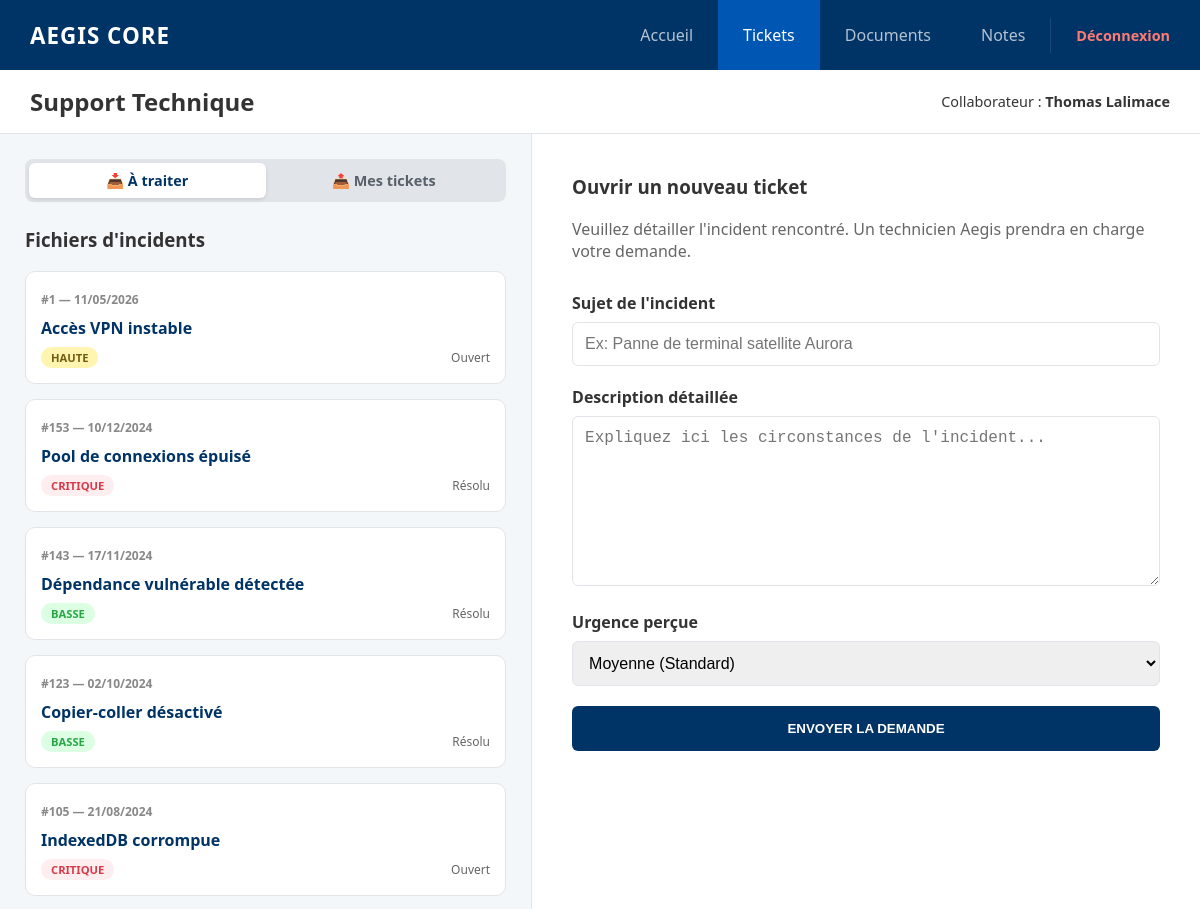
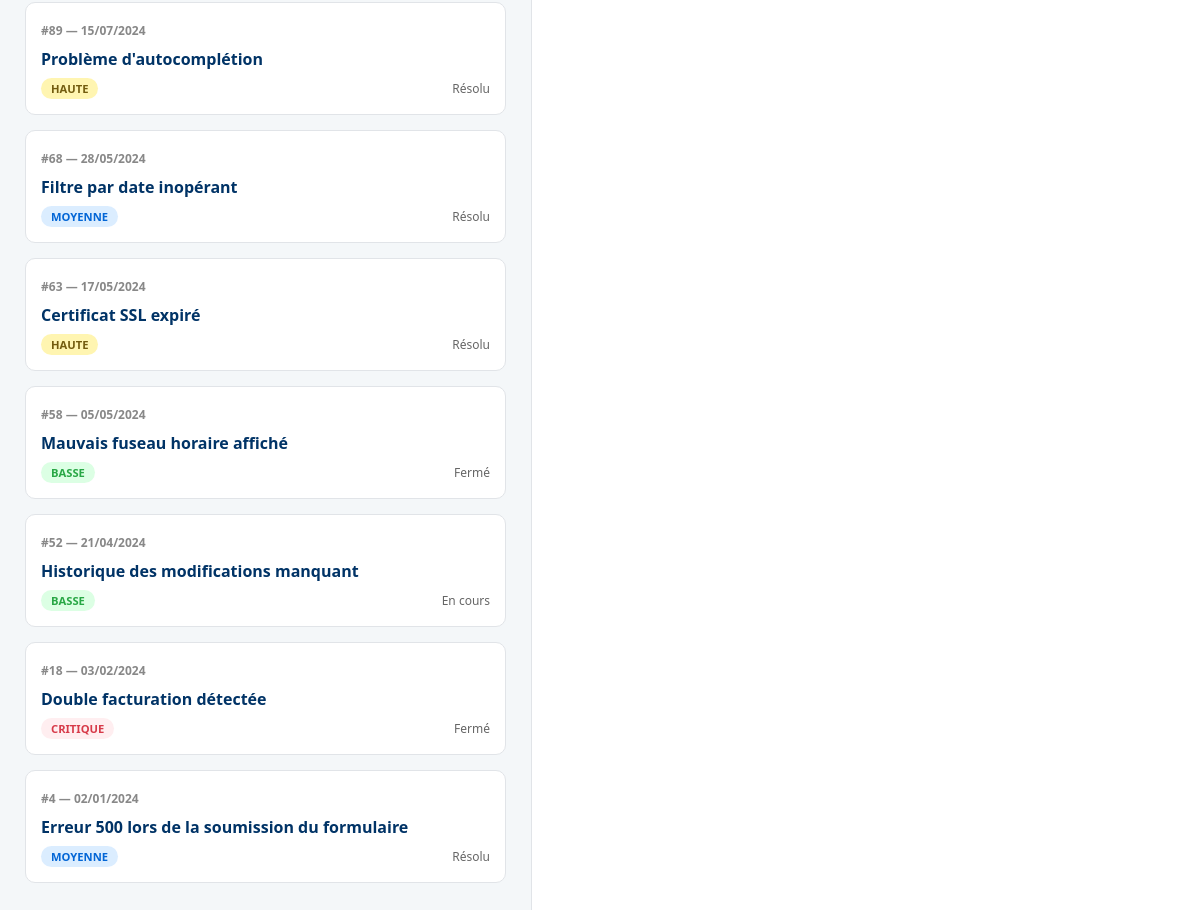
The page /intranet/tickets.php (signed in) on the database its author committed (2 pictures, top to bottom).
### tables this page shows
CREATE TABLE IF NOT EXISTS `tickets` (
  `id` int(11) NOT NULL AUTO_INCREMENT,
  `titre` varchar(255) NOT NULL,
  `description` text NOT NULL,
  `priorite` enum('Basse','Moyenne','Haute','Critique') DEFAULT 'Moyenne',
  `statut` enum('Ouvert','En cours','Résolu','Fermé') DEFAULT 'Ouvert',
  `auteur_id` int(11) NOT NULL,
  `assigne_a` int(11) NOT NULL,
  `date_creation` timestamp NULL DEFAULT current_timestamp(),
  PRIMARY KEY (`id`),
  KEY `auteur_id` (`auteur_id`),
  KEY `assigne_a` (`assigne_a`)
);

### intranet/tickets.php (the view, shortened to what this page needs)
<?php
require_once 'db_config.php';
$user_id = $_SESSION['user_id'];
$user_nom = $_SESSION['prenom'] . " " . $_SESSION['nom'];
$view = isset($_GET['view']) ? $_GET['view'] : 'assigned';
if ($view === 'my_tickets') {
    $sql_list = "SELECT * FROM tickets WHERE auteur_id = ? ORDER BY date_creation DESC";
} else {
    $sql_list = "SELECT * FROM tickets WHERE assigne_a = ? ORDER BY date_creation DESC";
}
$stmt_l = $pdo->prepare($sql_list);
$stmt_l->execute([$user_id]);
$tickets = $stmt_l->fetchAll();
$selected_ticket = null;
$is_forbidden_ticket = false;
?>
<!DOCTYPE html>
<html lang="fr">
<head>
</head>
<body>
    <nav class="navbar">
        <div class="navbar-header">AEGIS CORE</div>
        <div class="nav-container">
            <ul class="nav-links">
                <li><a href="dashboard.php">Accueil</a></li>
                <li><a href="tickets.php" class="active">Tickets</a></li>
                <li><a href="documents.php">Documents</a></li>
                <li><a href="notes.php">Notes</a></li>
            </ul>
            <div class="logout-section">
                <a href="logout.php" style="color: #ff7b72; text-decoration: none; font-size: 0.9rem; font-weight: bold;">Déconnexion</a>
            </div>
        </div>
    </nav>
    <div class="main-wrapper">
        <header class="top-nav">
            <h2 style="margin:0;">Support Technique</h2>
            <div style="font-size: 0.9rem;">Collaborateur : <strong><?php echo htmlspecialchars($user_nom); ?></strong></div>
        </header>
        <div class="split-view">
            <div class="panel-list">
                <div class="tabs">
                    <a href="?view=assigned" class="tab-link <?php echo ($view === 'assigned') ? 'active' : ''; ?>">📥 À traiter</a>
                    <a href="?view=my_tickets" class="tab-link <?php echo ($view === 'my_tickets') ? 'active' : ''; ?>">📤 Mes tickets</a>
                </div>
                <h3 style="margin-top:0;">Fichiers d'incidents</h3>
                <?php if (count($tickets) > 0): ?>
                    <?php foreach ($tickets as $t): ?>
                        <?php $isSelected = (isset($_GET['ticket_id']) && $_GET['ticket_id'] == $t['id']) ? 'selected' : ''; ?>
                        <a href="?view=<?php echo $view; ?>&ticket_id=<?php echo $t['id']; ?>" class="ticket-card <?php echo $isSelected; ?>">
                            <span class="t-id">#<?php echo $t['id']; ?> — <?php echo date('d/m/Y', strtotime($t['date_creation'])); ?></span>
                            <span class="t-title"><?php echo htmlspecialchars($t['titre']); ?></span>
                            <div style="display:flex; justify-content: space-between; align-items: center;">
                                <span class="badge prio-<?php echo $t['priorite']; ?>"><?php echo $t['priorite']; ?></span>
                                <span style="font-size: 0.75rem; color: #666;"><?php echo htmlspecialchars($t['statut']); ?></span>
                            </div>
                        </a>
                    <?php endforeach; ?>
                <?php else: ?>
                    <p style="color: #666; font-style: italic;">Aucun ticket à afficher.</p>
                <?php endif; ?>
            </div>
            <div class="panel-form">
                <?php if ($is_forbidden_ticket): ?>
                    <div style="text-align: center; padding: 40px; border: 1px dashed #d73a49; background: #fff5f5; border-radius: 8px;">
                        <h3 style="color: #d73a49; margin-top: 0;">🚫 ACCÈS REFUSÉ</h3>
                        <p style="font-size: 0.95rem; color: #555;">
                            Vous ne disposez pas des accréditations de sécurité nécessaires pour ouvrir ce dossier d'incident chiffré.
                        </p>
                        <p style="font-size: 0.85rem; color: #888;">Code: ERR_NETWORK_ISOLATION_REPARTITION</p>
                    </div>
                <?php else: ?>
                    <h3 style="margin-top:0;">Ouvrir un nouveau ticket</h3>
                    <p style="color: #666; margin-bottom: 30px;">Veuillez détailler l'incident rencontré. Un technicien Aegis prendra en charge votre demande.</p>
                    <form action="" method="POST">
                        <div class="form-group">
                            <label>Sujet de l'incident</label>
                            <input type="text" name="titre" required placeholder="Ex: Panne de terminal satellite Aurora">
                        </div>
                        <div class="form-group">
                            <label>Description détaillée</label>
                            <textarea name="description" rows="8" required placeholder="Expliquez ici les circonstances de l'incident..."></textarea>
                        </div>
                        <div class="form-group">
                            <label>Urgence perçue</label>
                            <select name="priorite">
                                <option value="Moyenne" selected>Moyenne (Standard)</option>
                            </select>
                        </div>
                        <button type="submit" name="create_ticket" class="btn-submit">ENVOYER LA DEMANDE</button>
                    </form>
                <?php endif; ?>
            </div>
        </div>
    </div>
</body>
</html>

### intranet/tickets.php (style rules this page uses)
:root { --aegis-blue: #003366; --aegis-light-blue: #0056b3; --bg-gray: #f4f7f9; --border: #e1e4e8; --text-dark: #333; }
body { margin: 0; font-family: 'Segoe UI', sans-serif; background-color: #fff; color: var(--text-dark); }
.navbar { background-color: var(--aegis-blue); color: white; display: flex; align-items: center; justify-content: space-between; padding: 0 30px; height: 70px; }
.navbar-header { font-size: 1.4rem; font-weight: bold; letter-spacing: 1px; }
.nav-container { display: flex; align-items: center; height: 100%; }
.nav-links { list-style: none; padding: 0; margin: 0; display: flex; height: 100%; }
.nav-links li a { display: flex; align-items: center; padding: 0 25px; color: rgba(255,255,255,0.7); text-decoration: none; transition: 0.3s; height: 100%; box-sizing: border-box; }
.nav-links li a:hover, .nav-links li a.active { background-color: var(--aegis-light-blue); color: white; }
.logout-section { display: flex; align-items: center; padding-left: 25px; border-left: 1px solid rgba(255,255,255,0.1); height: 50%; }
.main-wrapper { display: flex; flex-direction: column; height: calc(100vh - 70px); overflow: hidden; }
.top-nav { padding: 15px 30px; border-bottom: 1px solid var(--border); display: flex; justify-content: space-between; align-items: center; background: #fff; }
.split-view { display: flex; flex-grow: 1; overflow: hidden; }
.panel-list { width: 45%; background-color: var(--bg-gray); border-right: 1px solid var(--border); padding: 25px; overflow-y: auto; }
.panel-form { width: 55%; padding: 40px; overflow-y: auto; }
.tabs { display: flex; background: #e1e4e8; padding: 4px; border-radius: 8px; margin-bottom: 25px; }
.tab-link { flex: 1; text-align: center; padding: 8px; text-decoration: none; color: #586069; font-size: 0.9rem; font-weight: 600; border-radius: 6px; transition: 0.2s; }
.tab-link.active { background: white; color: var(--aegis-blue); box-shadow: 0 2px 4px rgba(0,0,0,0.1); }
.ticket-card { background: white; border: 1px solid var(--border); border-radius: 10px; padding: 15px; margin-bottom: 15px; transition: 0.2s; cursor: pointer; text-decoration: none; display: block; color: inherit; }
.t-id { font-size: 0.75rem; color: #888; font-weight: bold; }
.t-title { display: block; margin: 8px 0; font-weight: bold; color: var(--aegis-blue); }
.badge { font-size: 0.7rem; padding: 3px 10px; border-radius: 12px; text-transform: uppercase; font-weight: bold; }
.prio-Critique { background: #ffeef0; color: #d73a49; }
.prio-Haute { background: #fff5b1; color: #735c0f; }
.prio-Moyenne { background: #dbedff; color: #0366d6; }
.prio-Basse { background: #dcffe4; color: #28a745; }
.form-group { margin-bottom: 20px; }
label { display: block; margin-bottom: 8px; font-weight: 600; }
input, textarea, select { width: 100%; padding: 12px; border: 1px solid var(--border); border-radius: 6px; box-sizing: border-box; font-size: 1rem; }
.btn-submit { background-color: var(--aegis-blue); color: white; border: none; padding: 15px; width: 100%; border-radius: 6px; font-weight: bold; cursor: pointer; transition: 0.3s; }

### rows shown on the page
tickets: id "1", date_creation "11/05/2026", titre "Accès VPN instable", priorite "HAUTE", statut "Ouvert"
tickets: id "153", date_creation "10/12/2024", titre "Pool de connexions épuisé", priorite "CRITIQUE", statut "Résolu"
tickets: id "143", date_creation "17/11/2024", titre "Dépendance vulnérable détectée", priorite "BASSE", statut "Résolu"
tickets: id "123", date_creation "02/10/2024", titre "Copier-coller désactivé", priorite "BASSE", statut "Résolu"
tickets: id "105", date_creation "21/08/2024", titre "IndexedDB corrompue", priorite "CRITIQUE", statut "Ouvert"
tickets: id "89", date_creation "15/07/2024", titre "Problème d'autocomplétion", priorite "HAUTE", statut "Résolu"
tickets: id "68", date_creation "28/05/2024", titre "Filtre par date inopérant", priorite "MOYENNE", statut "Résolu"
tickets: id "63", date_creation "17/05/2024", titre "Certificat SSL expiré", priorite "HAUTE", statut "Résolu"
tickets: id "58", date_creation "05/05/2024", titre "Mauvais fuseau horaire affiché", priorite "BASSE", statut "Fermé"
tickets: id "52", date_creation "21/04/2024", titre "Historique des modifications manquant", priorite "BASSE", statut "En cours"
tickets: id "18", date_creation "03/02/2024", titre "Double facturation détectée", priorite "CRITIQUE", statut "Fermé"
tickets: id "4", date_creation "02/01/2024", titre "Erreur 500 lors de la soumission du formulaire", priorite "MOYENNE", statut "Résolu"

### other values the page prints
$user_nom "Thomas Lalimace"
